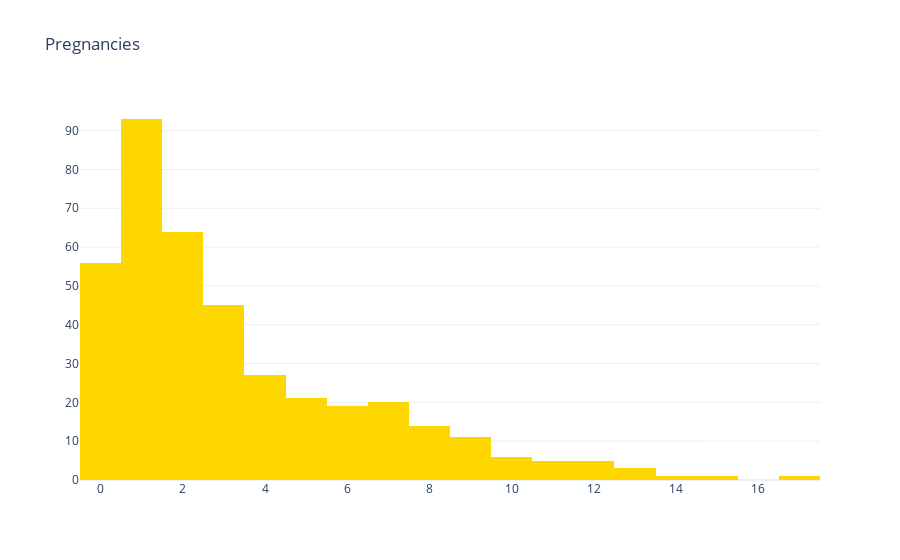

Notebook code for this chart:
### Code cell
# Create histogram
fig = go.Figure(data = [
    go.Histogram(
        x = df.Pregnancies,
        xbins=go.histogram.XBins(size=1), # Change the bin size
        marker=go.histogram.Marker(color="gold"), # Change the color
        hovertemplate="<br>".join([
            "Pregnancies: %{x}",
            "Count: %{y}"]) # Make hover text more informative
    )
  ]
)
fig.update_layout(template = 'plotly_white',title="Pregnancies")
fig.show()

### Figure 1 — Plotly figure (JSON) as saved in the notebook; plotly's stock layout.template omitted (floating-point values rounded to 4 significant figures; data arrays with more than 128 entries replaced by an {"elided": "..."} marker saying what was removed)
{"data": [{"hovertemplate": "Pregnancies: %{x}<br>Count: %{y}", "marker": {"color": "gold"}, "type": "histogram", "x": {"elided": "392 int values"}, "xbins": {"size": 1}}], "layout": {"title": {"text": "Pregnancies"}}}
